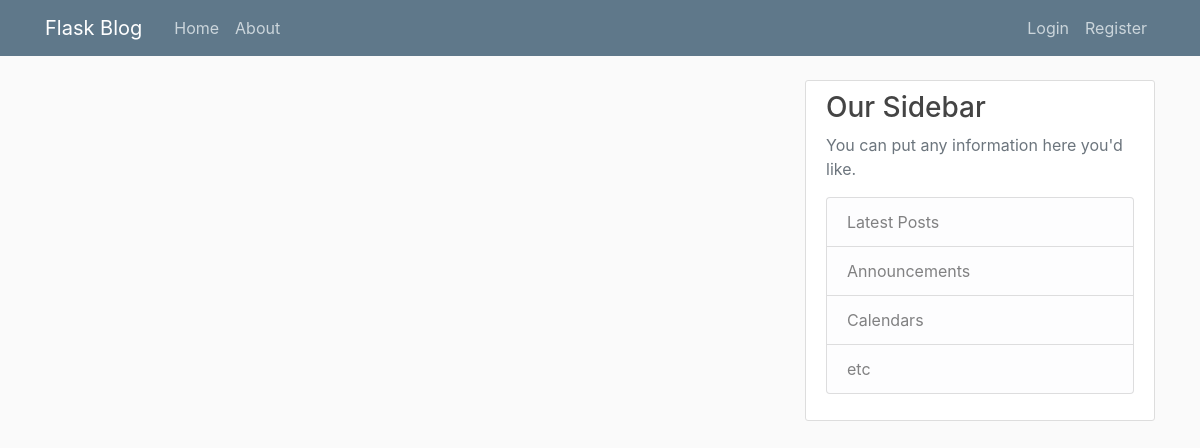
/home, run on an earlier commit of the app's database.
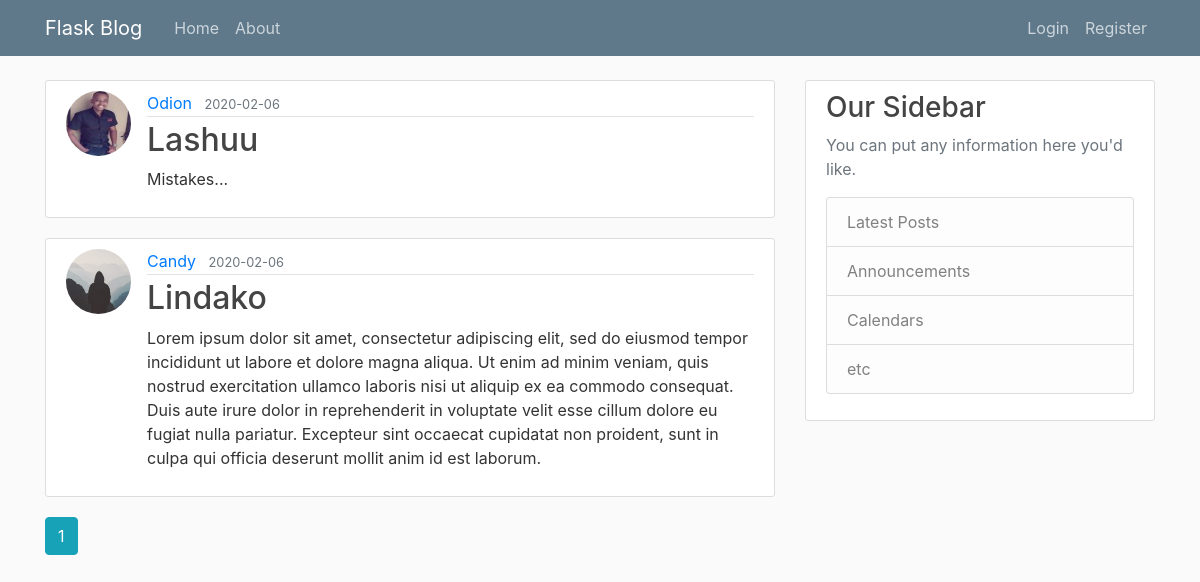
And on a later commit of the database.
### flaskblog/models.py (models this page shows, shortened)
class Post(db.Model):
    id = db.Column(db.Integer, primary_key=True)
    title = db.Column(db.String(120), nullable=False)
    date_posted = db.Column(db.DateTime, nullable=False,
                            default=datetime.utcnow)
    content = db.Column(db.Text, nullable=False)
    user_id = db.Column(db.Integer, db.ForeignKey('user.id'), nullable=True)
    @classmethod
    def find_all(cls, page):
        return cls.query.order_by(cls.date_posted.desc()).paginate(per_page=5, page=page)

class User(db.Model, UserMixin):
    id = db.Column(db.Integer, primary_key=True)
    username = db.Column(db.String(20), unique=True, nullable=False)
    email = db.Column(db.String(120), unique=True, nullable=False)
    image_file = db.Column(
        db.String(20),
        nullable=False,
        default='default.jpg')
    password = db.Column(db.String(60),  nullable=False)
    posts = db.relationship('Post', backref='author', lazy=True)

### flaskblog/main/routes.py (the view)
@main.route('/')
@main.route('/home')
def home():
    page = request.args.get('page', 1, type=int)
    posts = Post.find_all(page)
    return render_template('home.html', posts=posts)

### flaskblog/templates/home.html
{% extends 'layout.html' %}
{% block content %}
{% for post in posts.items %}
<article class="media content-section">
    <img src="{{ url_for('static', filename='profile_pics/'+ post.author.image_file) }}"
        class="rounded-circle article-img">
    <div class="media-body">
        <div class="article-metadata">
            <a class="mr-2" href="{{ url_for('users.user_posts', username=post.author.username) }}">{{ post.author.username }}</a>
            <small class="text-muted">{{ post.date_posted.strftime('%Y-%m-%d') }}</small>
        </div>
        <h2><a class="article-title" href="{{ url_for('posts.post', post_id=post.id) }}">{{ post.title }}</a></h2>
        <p class="article-content">{{ post.content }}</p>
    </div>
</article>
{% endfor %}
{% for page_num in posts.iter_pages(left_edge=1, right_edge=1, left_current=1, right_current=2) %}
    {% if page_num %}
        {% if posts.page == page_num %}
            <a class="btn btn-info mb-4" href="{{ url_for('main.home', page=page_num) }}">{{ page_num  }}</a>
        {% else %}
            <a class="btn btn-outline-info mb-4" href="{{ url_for('main.home', page=page_num) }}">{{ page_num  }}</a>
        {% endif %}
    {% else %}
        ...
    {% endif %}
{% endfor %}
{% endblock content %}

What changed in the data, as far as the page shows it:
added Post: image_file (picture), author.username "Odion", date_posted "2020-02-06", title "Lashuu", content "Mistakes..."
added Post: image_file (placeholder picture), author.username "Candy", date_posted "2020-02-06", title "Lindako", content "Lorem ipsum dolor sit amet, consectetur adipiscing elit, sed do eiusmod tempor incididunt ut labore et dolore magna aliqua. Ut enim ad minim veniam, quis nostrud exercitation ullamco laboris nisi ut aliquip ex ea commodo consequat. Duis aute irure dolor in reprehenderit in voluptate velit esse cillum dolore eu fugiat nulla pariatur. Excepteur sint occaecat cupidatat non proident, sunt in culpa qui officia deserunt mollit anim id est laborum."
Also different on the page:
new list line: "1"
